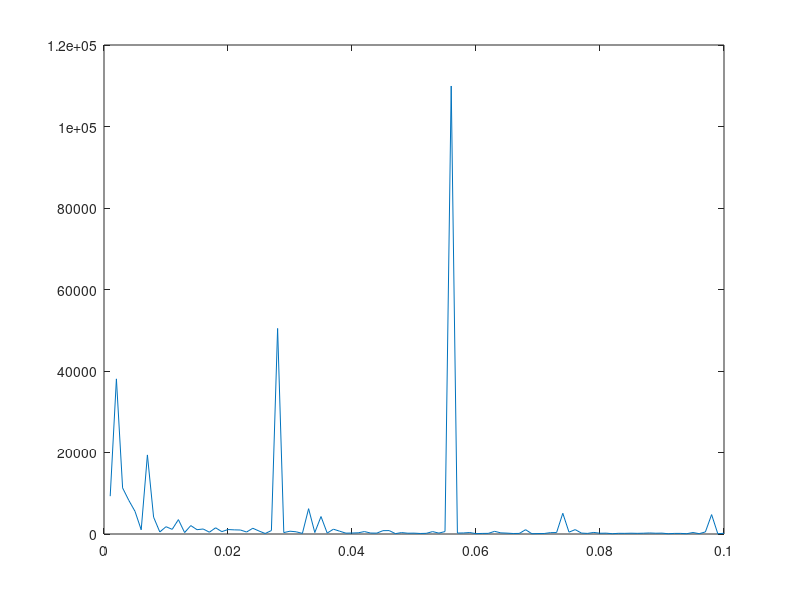

MATLAB code for this plot:
clc;
close all;
clearvars;

m=6;
n=5;
e=0.001:0.001:0.1;
C=zeros(1,100);

for i=1:100
    A=randn(m,n);
    B=A(:,1);
    B=B+e(i)*rand(m,1);
    A=cat(2,A,B);
    C(i)=cond(A);
end
plot(e,C)